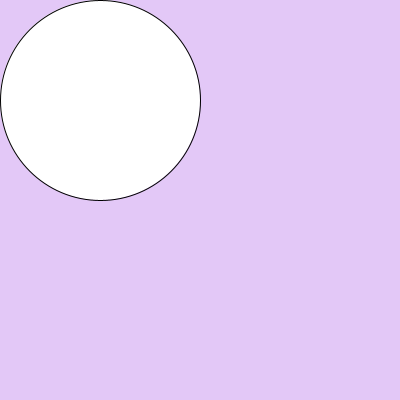
Frame 1 (no input)
Frame 60 (the mouse pressed at the canvas centre just before this capture): identical to frame 1, image omitted
Frame 120 (the mouse held since frame 60 and released just before this capture): identical to frame 1, image omitted

The Processing sketch that drew this single still picture (run headless with seeded random() and noise(); from frame 60 on, the mouse is pressed at the canvas centre):

// Processing sketch: slipperydot
// ── slipperydot.pde
// 1. Create three integer variables to represent the x, y, and the size of the ellipse
int x=100;
int y=100;
int size=200;
    
    
    void setup() {
     // 2. Set the size of your sketch
    size(400,400);
    }
    
    void draw() {
      // 3. Set the background color of your sketch
      background(#E3C8F7);
      // 4. Draw an ellipse. Make sure it fits in the window.
      ellipse(x,y,size,size);
      // Use the variables created at the top of the sketch, 
      // for the location and size of your ellipse
      
    }
    
    void mousePressed() {
      //5. Create an integer variable called distance
      int distance=getDistance(x,y,mouseX,mouseY);
      //6. Set the value of the distance variable to the value returned by the getDistance method
      //   Pass the mouse's x and y (mouseX and mouseY) and the x and y of your ellipse to the method.
        
          
      //7.  Use an if statement to check if the distance variable is < the radius of the ellipse
      //    If it is, set a new x and y for the ellipse, using a random location on the window
      //    Hint: Use the Processing random() function       
      if (distance<size/2){
        
      }
      random(width);
    }
    
    int getDistance(int x1, int y1, int x2, int y2) {
      return (int)Math.sqrt(Math.pow((x1-x2),2) + Math.pow((y1-y2),2));
    }
